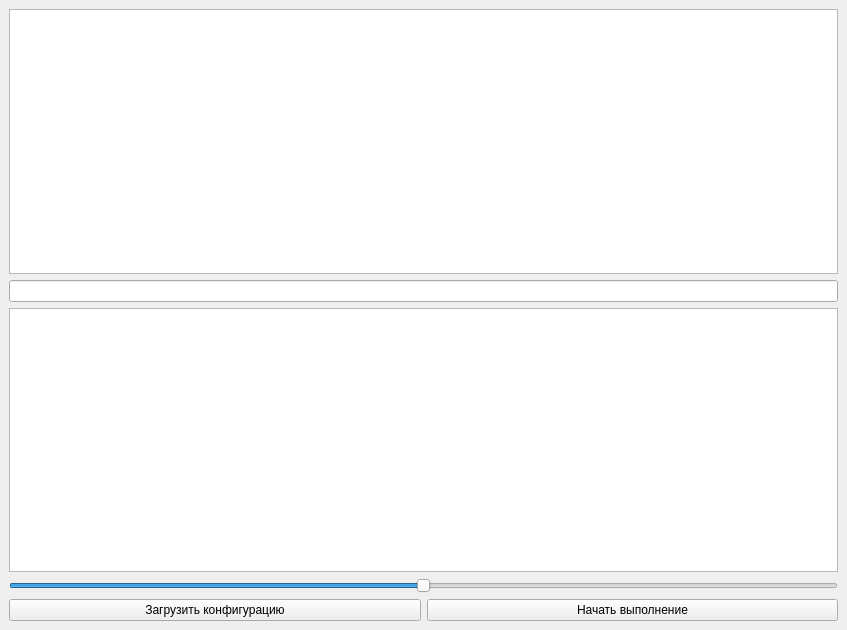
<?xml version="1.0" encoding="UTF-8"?>
<ui version="4.0">
 <class>MainWindow</class>
 <widget class="QMainWindow" name="MainWindow">
  <property name="geometry">
   <rect>
    <x>0</x>
    <y>0</y>
    <width>847</width>
    <height>630</height>
   </rect>
  </property>
  <property name="windowTitle">
   <string>MainWindow</string>
  </property>
  <widget class="QWidget" name="centralwidget">
   <layout class="QVBoxLayout" name="verticalLayout">
    <item>
     <widget class="QTableView" name="table"/>
    </item>
    <item>
     <widget class="QLineEdit" name="command"/>
    </item>
    <item>
     <widget class="QTextEdit" name="log">
      <property name="enabled">
       <bool>true</bool>
      </property>
      <property name="readOnly">
       <bool>true</bool>
      </property>
      <property name="html">
       <string>&lt;!DOCTYPE HTML PUBLIC &quot;-//W3C//DTD HTML 4.0//EN&quot; &quot;http://www.w3.org/TR/REC-html40/strict.dtd&quot;&gt;
&lt;html&gt;&lt;head&gt;&lt;meta name=&quot;qrichtext&quot; content=&quot;1&quot; /&gt;&lt;meta charset=&quot;utf-8&quot; /&gt;&lt;style type=&quot;text/css&quot;&gt;
p, li { white-space: pre-wrap; }
hr { height: 1px; border-width: 0; }
li.unchecked::marker { content: &quot;\2610&quot;; }
li.checked::marker { content: &quot;\2612&quot;; }
&lt;/style&gt;&lt;/head&gt;&lt;body style=&quot; font-family:'Segoe UI'; font-size:9pt; font-weight:400; font-style:normal;&quot;&gt;
&lt;p style=&quot;-qt-paragraph-type:empty; margin-top:0px; margin-bottom:0px; margin-left:0px; margin-right:0px; -qt-block-indent:0; text-indent:0px;&quot;&gt;&lt;br /&gt;&lt;/p&gt;&lt;/body&gt;&lt;/html&gt;</string>
      </property>
     </widget>
    </item>
    <item>
     <widget class="QSlider" name="slider">
      <property name="maximum">
       <number>2000</number>
      </property>
      <property name="singleStep">
       <number>100</number>
      </property>
      <property name="pageStep">
       <number>1000</number>
      </property>
      <property name="value">
       <number>1000</number>
      </property>
      <property name="orientation">
       <enum>Qt::Orientation::Horizontal</enum>
      </property>
     </widget>
    </item>
    <item>
     <layout class="QHBoxLayout" name="horizontalLayout">
      <item>
       <widget class="QPushButton" name="loadConfig">
        <property name="text">
         <string>Загрузить конфигурацию</string>
        </property>
       </widget>
      </item>
      <item>
       <widget class="QPushButton" name="start">
        <property name="text">
         <string>Начать выполнение</string>
        </property>
       </widget>
      </item>
     </layout>
    </item>
   </layout>
  </widget>
 </widget>
 <resources/>
 <connections/>
</ui>
